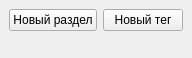
<?xml version="1.0" encoding="UTF-8"?>
<ui version="4.0">
 <class>TagViewerWidget</class>
 <widget class="QWidget" name="TagViewerWidget">
  <property name="geometry">
   <rect>
    <x>0</x>
    <y>0</y>
    <width>185</width>
    <height>58</height>
   </rect>
  </property>
  <property name="windowTitle">
   <string>Form</string>
  </property>
  <layout class="QVBoxLayout" name="verticalLayout">
   <property name="leftMargin">
    <number>0</number>
   </property>
   <property name="topMargin">
    <number>0</number>
   </property>
   <property name="rightMargin">
    <number>0</number>
   </property>
   <property name="bottomMargin">
    <number>0</number>
   </property>
   <item>
    <widget class="QWidget" name="buttonsWidget" native="true">
     <layout class="QHBoxLayout" name="horizontalLayout">
      <item>
       <widget class="QPushButton" name="createSectionPushButton">
        <property name="text">
         <string>Новый раздел</string>
        </property>
       </widget>
      </item>
      <item>
       <widget class="QPushButton" name="createTagPushButton">
        <property name="text">
         <string>Новый тег</string>
        </property>
       </widget>
      </item>
     </layout>
    </widget>
   </item>
   <item>
    <widget class="QWidget" name="tagsWidget" native="true"/>
   </item>
  </layout>
 </widget>
 <resources/>
 <connections/>
</ui>
